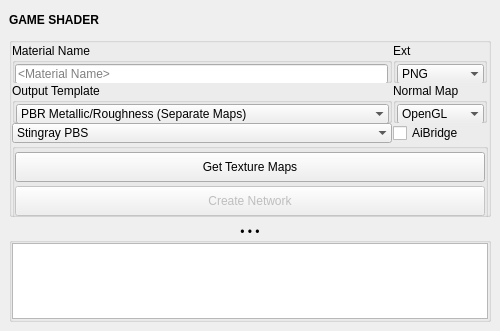
<?xml version="1.0" encoding="UTF-8"?>
<ui version="4.0">
 <class>QtUi</class>
 <widget class="QMainWindow" name="QtUi">
  <property name="enabled">
   <bool>true</bool>
  </property>
  <property name="geometry">
   <rect>
    <x>0</x>
    <y>0</y>
    <width>500</width>
    <height>331</height>
   </rect>
  </property>
  <property name="windowTitle">
   <string>Create Shader Network</string>
  </property>
  <property name="tabShape">
   <enum>QTabWidget::Triangular</enum>
  </property>
  <property name="dockNestingEnabled">
   <bool>true</bool>
  </property>
  <property name="dockOptions">
   <set>QMainWindow::AllowNestedDocks|QMainWindow::AllowTabbedDocks|QMainWindow::AnimatedDocks|QMainWindow::ForceTabbedDocks</set>
  </property>
  <widget class="QWidget" name="central_widget">
   <property name="minimumSize">
    <size>
     <width>500</width>
     <height>0</height>
    </size>
   </property>
   <layout class="QVBoxLayout" name="verticalLayout">
    <item>
     <layout class="QVBoxLayout" name="main_layout">
      <property name="spacing">
       <number>6</number>
      </property>
      <property name="sizeConstraint">
       <enum>QLayout::SetFixedSize</enum>
      </property>
      <item>
       <widget class="Header" name="header">
        <property name="minimumSize">
         <size>
          <width>0</width>
          <height>22</height>
         </size>
        </property>
        <property name="maximumSize">
         <size>
          <width>999</width>
          <height>22</height>
         </size>
        </property>
        <property name="font">
         <font>
          <weight>75</weight>
          <bold>true</bold>
         </font>
        </property>
        <property name="text">
         <string>GAME SHADER</string>
        </property>
       </widget>
      </item>
      <item>
       <widget class="QGroupBox" name="main_group">
        <property name="sizePolicy">
         <sizepolicy hsizetype="Preferred" vsizetype="Fixed">
          <horstretch>0</horstretch>
          <verstretch>0</verstretch>
         </sizepolicy>
        </property>
        <property name="minimumSize">
         <size>
          <width>0</width>
          <height>180</height>
         </size>
        </property>
        <property name="title">
         <string/>
        </property>
        <layout class="QGridLayout" name="gridLayout">
         <property name="leftMargin">
          <number>0</number>
         </property>
         <property name="topMargin">
          <number>0</number>
         </property>
         <property name="rightMargin">
          <number>0</number>
         </property>
         <property name="bottomMargin">
          <number>0</number>
         </property>
         <property name="horizontalSpacing">
          <number>1</number>
         </property>
         <property name="verticalSpacing">
          <number>0</number>
         </property>
         <item row="8" column="0" colspan="3">
          <widget class="QGroupBox" name="create_network_group">
           <property name="minimumSize">
            <size>
             <width>0</width>
             <height>87</height>
            </size>
           </property>
           <property name="title">
            <string/>
           </property>
           <layout class="QVBoxLayout" name="verticalLayout_2">
            <property name="spacing">
             <number>1</number>
            </property>
            <property name="leftMargin">
             <number>0</number>
            </property>
            <property name="topMargin">
             <number>0</number>
            </property>
            <property name="rightMargin">
             <number>0</number>
            </property>
            <property name="bottomMargin">
             <number>0</number>
            </property>
            <item>
             <widget class="QPushButton" name="b001">
              <property name="enabled">
               <bool>true</bool>
              </property>
              <property name="sizePolicy">
               <sizepolicy hsizetype="Preferred" vsizetype="Fixed">
                <horstretch>0</horstretch>
                <verstretch>0</verstretch>
               </sizepolicy>
              </property>
              <property name="minimumSize">
               <size>
                <width>200</width>
                <height>30</height>
               </size>
              </property>
              <property name="maximumSize">
               <size>
                <width>16777215</width>
                <height>30</height>
               </size>
              </property>
              <property name="text">
               <string>Get Texture Maps</string>
              </property>
             </widget>
            </item>
            <item>
             <widget class="QPushButton" name="b000">
              <property name="enabled">
               <bool>false</bool>
              </property>
              <property name="sizePolicy">
               <sizepolicy hsizetype="Preferred" vsizetype="Fixed">
                <horstretch>0</horstretch>
                <verstretch>0</verstretch>
               </sizepolicy>
              </property>
              <property name="minimumSize">
               <size>
                <width>200</width>
                <height>30</height>
               </size>
              </property>
              <property name="maximumSize">
               <size>
                <width>16777215</width>
                <height>30</height>
               </size>
              </property>
              <property name="text">
               <string>Create Network</string>
              </property>
             </widget>
            </item>
            <item>
             <widget class="QProgressBar" name="progressBar">
              <property name="minimumSize">
               <size>
                <width>0</width>
                <height>0</height>
               </size>
              </property>
              <property name="maximumSize">
               <size>
                <width>16777215</width>
                <height>4</height>
               </size>
              </property>
              <property name="value">
               <number>0</number>
              </property>
              <property name="textVisible">
               <bool>false</bool>
              </property>
             </widget>
            </item>
           </layout>
          </widget>
         </item>
         <item row="2" column="0">
          <layout class="QHBoxLayout" name="graph_options">
           <item>
            <widget class="ComboBox" name="cmb004">
             <property name="minimumSize">
              <size>
               <width>0</width>
               <height>20</height>
              </size>
             </property>
             <property name="maximumSize">
              <size>
               <width>999</width>
               <height>20</height>
              </size>
             </property>
             <property name="toolTip">
              <string>Select the shader type.</string>
             </property>
             <property name="editable">
              <bool>false</bool>
             </property>
             <property name="maxVisibleItems">
              <number>30</number>
             </property>
             <property name="maxCount">
              <number>20</number>
             </property>
             <property name="insertPolicy">
              <enum>QComboBox::InsertAtTop</enum>
             </property>
             <property name="sizeAdjustPolicy">
              <enum>QComboBox::AdjustToContents</enum>
             </property>
             <property name="frame">
              <bool>false</bool>
             </property>
             <item>
              <property name="text">
               <string>Stingray PBS</string>
              </property>
             </item>
             <item>
              <property name="text">
               <string>Standard Surface</string>
              </property>
             </item>
            </widget>
           </item>
          </layout>
         </item>
         <item row="0" column="1">
          <widget class="QGroupBox" name="extension_group_2">
           <property name="minimumSize">
            <size>
             <width>0</width>
             <height>40</height>
            </size>
           </property>
           <property name="maximumSize">
            <size>
             <width>16777215</width>
             <height>40</height>
            </size>
           </property>
           <property name="title">
            <string>Ext</string>
           </property>
           <layout class="QHBoxLayout" name="horizontalLayout_11">
            <property name="spacing">
             <number>1</number>
            </property>
            <property name="leftMargin">
             <number>1</number>
            </property>
            <property name="topMargin">
             <number>1</number>
            </property>
            <property name="rightMargin">
             <number>0</number>
            </property>
            <property name="bottomMargin">
             <number>1</number>
            </property>
            <item>
             <widget class="ComboBox" name="cmb003">
              <property name="minimumSize">
               <size>
                <width>0</width>
                <height>20</height>
               </size>
              </property>
              <property name="maximumSize">
               <size>
                <width>999</width>
                <height>20</height>
               </size>
              </property>
              <property name="toolTip">
               <string>File type for the output maps.</string>
              </property>
              <property name="editable">
               <bool>false</bool>
              </property>
              <property name="maxVisibleItems">
               <number>30</number>
              </property>
              <property name="maxCount">
               <number>20</number>
              </property>
              <property name="insertPolicy">
               <enum>QComboBox::InsertAtTop</enum>
              </property>
              <property name="sizeAdjustPolicy">
               <enum>QComboBox::AdjustToContents</enum>
              </property>
              <property name="frame">
               <bool>false</bool>
              </property>
              <item>
               <property name="text">
                <string>PNG</string>
               </property>
              </item>
              <item>
               <property name="text">
                <string>JPG</string>
               </property>
              </item>
              <item>
               <property name="text">
                <string>BMP</string>
               </property>
              </item>
              <item>
               <property name="text">
                <string>TGA</string>
               </property>
              </item>
              <item>
               <property name="text">
                <string>TIFF</string>
               </property>
              </item>
              <item>
               <property name="text">
                <string>GIF</string>
               </property>
              </item>
             </widget>
            </item>
           </layout>
          </widget>
         </item>
         <item row="0" column="0">
          <widget class="QGroupBox" name="material_name_group">
           <property name="minimumSize">
            <size>
             <width>300</width>
             <height>40</height>
            </size>
           </property>
           <property name="maximumSize">
            <size>
             <width>16777215</width>
             <height>50</height>
            </size>
           </property>
           <property name="title">
            <string>Material Name</string>
           </property>
           <layout class="QHBoxLayout" name="horizontalLayout_5">
            <property name="spacing">
             <number>1</number>
            </property>
            <property name="leftMargin">
             <number>0</number>
            </property>
            <property name="topMargin">
             <number>1</number>
            </property>
            <property name="rightMargin">
             <number>1</number>
            </property>
            <property name="bottomMargin">
             <number>1</number>
            </property>
            <item>
             <widget class="QLineEdit" name="txt000">
              <property name="minimumSize">
               <size>
                <width>0</width>
                <height>20</height>
               </size>
              </property>
              <property name="maximumSize">
               <size>
                <width>999</width>
                <height>16777215</height>
               </size>
              </property>
              <property name="toolTip">
               <string>&lt;html&gt;&lt;head/&gt;&lt;body&gt;&lt;p&gt;Name the material.  &lt;/p&gt;&lt;p&gt;If None is given, the material name will be derived from the given texture names.&lt;/p&gt;&lt;/body&gt;&lt;/html&gt;</string>
              </property>
              <property name="placeholderText">
               <string>&lt;Material Name&gt;</string>
              </property>
             </widget>
            </item>
           </layout>
          </widget>
         </item>
         <item row="1" column="0">
          <widget class="QGroupBox" name="output_template_group">
           <property name="minimumSize">
            <size>
             <width>0</width>
             <height>40</height>
            </size>
           </property>
           <property name="maximumSize">
            <size>
             <width>16777215</width>
             <height>40</height>
            </size>
           </property>
           <property name="title">
            <string>Output Template</string>
           </property>
           <layout class="QHBoxLayout" name="horizontalLayout_9">
            <property name="spacing">
             <number>1</number>
            </property>
            <property name="leftMargin">
             <number>1</number>
            </property>
            <property name="topMargin">
             <number>1</number>
            </property>
            <property name="rightMargin">
             <number>0</number>
            </property>
            <property name="bottomMargin">
             <number>1</number>
            </property>
            <item>
             <widget class="ComboBox" name="cmb002">
              <property name="minimumSize">
               <size>
                <width>0</width>
                <height>20</height>
               </size>
              </property>
              <property name="maximumSize">
               <size>
                <width>999</width>
                <height>20</height>
               </size>
              </property>
              <property name="toolTip">
               <string/>
              </property>
              <property name="editable">
               <bool>false</bool>
              </property>
              <property name="maxVisibleItems">
               <number>30</number>
              </property>
              <property name="maxCount">
               <number>20</number>
              </property>
              <property name="insertPolicy">
               <enum>QComboBox::InsertAtTop</enum>
              </property>
              <property name="sizeAdjustPolicy">
               <enum>QComboBox::AdjustToContents</enum>
              </property>
              <property name="frame">
               <bool>false</bool>
              </property>
              <item>
               <property name="text">
                <string>PBR Metallic/Roughness (Separate Maps)</string>
               </property>
              </item>
              <item>
               <property name="text">
                <string>Unity URP Lit (Packed: Albedo+Alpha, Metallic+Smoothness)</string>
               </property>
              </item>
              <item>
               <property name="text">
                <string>Unity HDRP Lit (Mask Map: Metallic+AO+Detail+Smoothness)</string>
               </property>
              </item>
              <item>
               <property name="text">
                <string>Unreal Engine (Packed: BaseColor+Alpha, ORM)</string>
               </property>
              </item>
              <item>
               <property name="text">
                <string>glTF 2.0 (Separate: BaseColor, Metallic, Roughness)</string>
               </property>
              </item>
              <item>
               <property name="text">
                <string>Godot (Separate: Albedo, Metallic, Roughness)</string>
               </property>
              </item>
              <item>
               <property name="text">
                <string>PBR Specular/Glossiness Workflow</string>
               </property>
              </item>
             </widget>
            </item>
           </layout>
          </widget>
         </item>
         <item row="1" column="1">
          <widget class="QGroupBox" name="normal_output_group">
           <property name="minimumSize">
            <size>
             <width>0</width>
             <height>40</height>
            </size>
           </property>
           <property name="maximumSize">
            <size>
             <width>16777215</width>
             <height>40</height>
            </size>
           </property>
           <property name="title">
            <string>Normal Map</string>
           </property>
           <layout class="QHBoxLayout" name="horizontalLayout_7">
            <property name="spacing">
             <number>1</number>
            </property>
            <property name="leftMargin">
             <number>1</number>
            </property>
            <property name="topMargin">
             <number>1</number>
            </property>
            <property name="rightMargin">
             <number>0</number>
            </property>
            <property name="bottomMargin">
             <number>1</number>
            </property>
            <item>
             <widget class="ComboBox" name="cmb001">
              <property name="minimumSize">
               <size>
                <width>0</width>
                <height>20</height>
               </size>
              </property>
              <property name="maximumSize">
               <size>
                <width>999</width>
                <height>20</height>
               </size>
              </property>
              <property name="toolTip">
               <string>Select the normal map output type.</string>
              </property>
              <property name="editable">
               <bool>false</bool>
              </property>
              <property name="maxVisibleItems">
               <number>30</number>
              </property>
              <property name="maxCount">
               <number>20</number>
              </property>
              <property name="insertPolicy">
               <enum>QComboBox::InsertAtTop</enum>
              </property>
              <property name="sizeAdjustPolicy">
               <enum>QComboBox::AdjustToContents</enum>
              </property>
              <property name="frame">
               <bool>false</bool>
              </property>
              <item>
               <property name="text">
                <string>OpenGL</string>
               </property>
              </item>
              <item>
               <property name="text">
                <string>DirectX</string>
               </property>
              </item>
             </widget>
            </item>
           </layout>
          </widget>
         </item>
         <item row="2" column="1">
          <widget class="QCheckBox" name="chk000">
           <property name="toolTip">
            <string>&lt;html&gt;&lt;head/&gt;&lt;body&gt;&lt;p&gt;Sets up a basic Arnold shader network for use with the StingrayPBS node.&lt;br/&gt;&lt;br/&gt;This method loads the MtoA plugin if not already loaded, creates an aiStandardSurface&lt;/p&gt;&lt;p&gt;shader, an aiMultiply utility node, and a bump2d node for normal mapping. It connects&lt;/p&gt;&lt;p&gt;these nodes together and to the StingrayPBS node's shading engine to integrate Arnold&lt;/p&gt;&lt;p&gt;rendering with Stingray materials.&lt;/p&gt;&lt;/body&gt;&lt;/html&gt;</string>
           </property>
           <property name="text">
            <string>AiBridge</string>
           </property>
          </widget>
         </item>
        </layout>
       </widget>
      </item>
      <item>
       <widget class="CollapsableGroup" name="output_group">
        <property name="title">
         <string>• • •</string>
        </property>
        <property name="alignment">
         <set>Qt::AlignCenter</set>
        </property>
        <layout class="QVBoxLayout" name="verticalLayout_3">
         <property name="leftMargin">
          <number>0</number>
         </property>
         <property name="topMargin">
          <number>0</number>
         </property>
         <property name="rightMargin">
          <number>0</number>
         </property>
         <property name="bottomMargin">
          <number>0</number>
         </property>
         <item>
          <widget class="QTextEdit" name="txt001">
           <property name="verticalScrollBarPolicy">
            <enum>Qt::ScrollBarAlwaysOff</enum>
           </property>
           <property name="sizeAdjustPolicy">
            <enum>QAbstractScrollArea::AdjustIgnored</enum>
           </property>
          </widget>
         </item>
        </layout>
       </widget>
      </item>
     </layout>
    </item>
   </layout>
  </widget>
 </widget>
 <customwidgets>
  <customwidget>
   <class>Header</class>
   <extends>QLabel</extends>
   <header>uitk.widgets.header.Header.h</header>
  </customwidget>
  <customwidget>
   <class>ComboBox</class>
   <extends>QComboBox</extends>
   <header>uitk.widgets.comboBox.ComboBox.h</header>
  </customwidget>
  <customwidget>
   <class>CollapsableGroup</class>
   <extends>QGroupBox</extends>
   <header>uitk.widgets.collapsableGroup.CollapsableGroup.h</header>
   <container>1</container>
  </customwidget>
 </customwidgets>
 <resources/>
 <connections/>
 <designerdata>
  <property name="gridDeltaX">
   <number>5</number>
  </property>
  <property name="gridDeltaY">
   <number>5</number>
  </property>
  <property name="gridSnapX">
   <bool>true</bool>
  </property>
  <property name="gridSnapY">
   <bool>true</bool>
  </property>
  <property name="gridVisible">
   <bool>true</bool>
  </property>
 </designerdata>
</ui>
